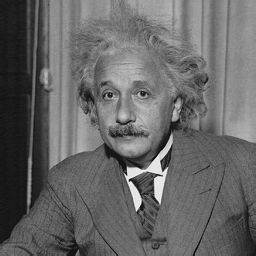
#> input picture sample_image.bmp, 256 x 256 px
$ python imagecompressionlvl3.py
#> lines starting #> are read from the running program, lines starting #| are printed output that depends on the picture; after the words box and inside, x2 and y2 are one past the last pixel; in counts of white or black regions, pixels touching at a corner belong together
import numpy as np
import cv2
import pickle
import os

def get_file_size(file_path):
    """Returns file size in bytes."""
    return os.path.getsize(file_path) if os.path.exists(file_path) else 0

class LZWCompression:
    def __init__(self):
        # For reference; not heavily used in this design approach
        self.dictionary_size = 256
        self.dictionary = {chr(i): i for i in range(self.dictionary_size)}
        self.reverse_dictionary = {i: chr(i) for i in range(self.dictionary_size)}

    def encode(self, data):
        """
        Encode a bytes-like object using LZW, returning a list of integer codes.
        """
        dict_size = 256
        dictionary = {bytes([i]): i for i in range(dict_size)}
        w = b""
        result = []

        for byte in data:
            wk = w + bytes([byte])
            if wk in dictionary:
                w = wk
            else:
                result.append(dictionary[w])
                dictionary[wk] = dict_size
                dict_size += 1
                w = bytes([byte])

        # Output the code for the last w
        if w:
            result.append(dictionary[w])

        return result

    def decode(self, compressed):
        """
        Decode a list of integer codes (from LZW) back to a bytes object.
        """
        dict_size = 256
        dictionary = {i: bytes([i]) for i in range(dict_size)}
        result = []

        # First code
        w = dictionary[compressed[0]]
        result.append(w)
        compressed = compressed[1:]  # consume the first code

        for k in compressed:
            if k in dictionary:
                entry = dictionary[k]
            elif k == dict_size:
                # Special case: "w + w[0]" for the 'KWK' scenario
                entry = w + w[:1]
            else:
                raise ValueError(f"Bad compressed k: {k}")

            result.append(entry)
            # Add w + entry's first byte to the dictionary
            dictionary[dict_size] = w + entry[:1]
            dict_size += 1
            w = entry

        return b"".join(result)

def compute_difference_image(image):
    """
    Compute the difference-encoded image:
      - For col > 0: horizontal difference from the left pixel
      - For row > 0 and col=0: vertical difference from the above pixel
      - diff[0,0] = image[0,0]
    """
    rows, cols = image.shape
    diff_image = np.zeros((rows, cols), dtype=np.int16)

    # First pixel
    diff_image[0, 0] = image[0, 0]

    # First row: horizontal differences
    for j in range(1, cols):
        diff_image[0, j] = image[0, j] - image[0, j - 1]

    # Remaining rows
    for i in range(1, rows):
        # First column: vertical difference
        diff_image[i, 0] = image[i, 0] - image[i - 1, 0]
        # Remaining columns: horizontal difference
        for j in range(1, cols):
            diff_image[i, j] = image[i, j] - image[i, j - 1]

    return diff_image

def restore_original_image(diff_image):
    """
    Reverse the difference-encoding:
      - rec[0,0] = diff[0,0]
      - rec[0,j] = rec[0,j-1] + diff[0,j]
      - rec[i,0] = rec[i-1,0] + diff[i,0]
      - rec[i,j] = rec[i,j-1] + diff[i,j]
    """
    diff = diff_image.astype(np.int16)
    rows, cols = diff.shape
    rec = np.zeros((rows, cols), dtype=np.int16)

    # First pixel
    rec[0, 0] = diff[0, 0]

    # First row
    for j in range(1, cols):
        rec[0, j] = rec[0, j - 1] + diff[0, j]

    # Remaining rows
    for i in range(1, rows):
        # First column in each row
        rec[i, 0] = rec[i - 1, 0] + diff[i, 0]
        # Remaining columns
        for j in range(1, cols):
            rec[i, j] = rec[i, j - 1] + diff[i, j]

    # Clip to [0..255] to ensure valid gray pixel range
    return np.clip(rec, 0, 255).astype(np.uint8)

def save_compressed_file(filename, shape, compressed_data):
    """
    Save (image shape, compressed_data) as a pickle file for easy retrieval.
    """
    with open(filename, 'wb') as f:
        pickle.dump((shape, compressed_data), f)

def load_compressed_file(filename):
    """
    Load (image shape, compressed_data) from a pickle file.
    """
    with open(filename, 'rb') as f:
        shape, compressed_data = pickle.load(f)
    return shape, compressed_data

def compress_image(input_image_path, output_path):
    """
    Compress an image using difference encoding + LZW.
    The shape is stored so we can reconstruct the original size on decompression.
    """
#> called with input_image_path = 'sample_image.bmp', output_path = 'compressed.lzw'
    if not os.path.exists(input_image_path):
        raise FileNotFoundError(f"Error: Image file '{input_image_path}' not found.")

    # Read image in grayscale
    image = cv2.imread(input_image_path, cv2.IMREAD_GRAYSCALE)
#> image is the input picture: shape (256, 256); min 0, max 255, mean 102.8
    if image is None:
        raise FileNotFoundError(f"Error: Unable to read image at {input_image_path}.")

    # Create a difference-encoded version
    diff_image = compute_difference_image(image)
#> in compute_difference_image, `diff_image[0, 0] = image[0, 0]`:
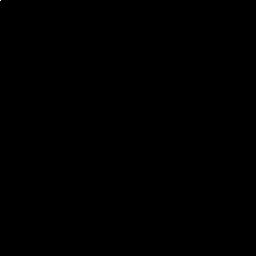
#> diff_image: shape (256, 256) int16; values 0 (black) and 27 (white), 0% white in thin lines or dots, all inside (x1, y1, x2, y2) = (0, 0, 1, 1)
#> after the loop in compute_difference_image, `for j in range(1, cols):`:
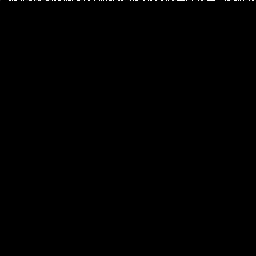
#> diff_image: shape (256, 256) int16; 0.34% of pixels changed, all inside (x1, y1, x2, y2) = (6, 0, 255, 1)
#> after the loop in compute_difference_image, `for i in range(1, rows):`:
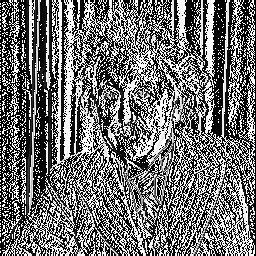
#> diff_image: shape (256, 256) int16; min 0, max 255, mean 113.7

    # Convert the difference image to raw bytes
    diff_bytes = diff_image.tobytes()

    # Compress the difference bytes using LZW
    lzw = LZWCompression()
    compressed_data = lzw.encode(diff_bytes)
#> compressed_data = 33725 items

    # Save the shape + compressed data to file
    save_compressed_file(output_path, image.shape, compressed_data)
    print(f"Image compressed and saved to {output_path}.")

def decompress_image(compressed_file_path, output_image_path):
    """
    Decompress an LZW + difference-encoded file and restore the original image.
    """
#> called with compressed_file_path = 'compressed.lzw', output_image_path = 'sample_image_decompressed.bmp'
    if not os.path.exists(compressed_file_path):
        raise FileNotFoundError(f"Error: Compressed file '{compressed_file_path}' not found.")

    # Load shape + compressed data
    shape, compressed_data = load_compressed_file(compressed_file_path)

    # Decompress the difference bytes
    lzw = LZWCompression()
    diff_bytes = lzw.decode(compressed_data)

    # Convert back to a NumPy array
    diff_image = np.frombuffer(diff_bytes, dtype=np.int16).reshape(shape)

    # Reconstruct the original image
    restored_image = restore_original_image(diff_image)

    # Save the final image
    cv2.imwrite(output_image_path, restored_image)
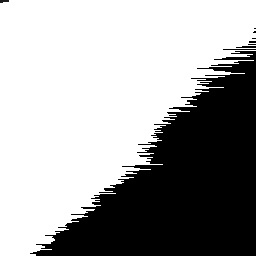
#> saved as sample_image_decompressed.bmp: shape (256, 256); min 0, max 255, mean 162.7
    print(f"Decompressed image saved to {output_image_path}.")

if __name__ == "__main__":
    # Update these paths/names as desired or necessary
    input_image = "sample_image.bmp"
    compressed_file = "compressed.lzw"
    decompressed_image = "sample_image_decompressed.bmp"

    # Compress
    compress_image(input_image, compressed_file)

    # Decompress
    decompress_image(compressed_file, decompressed_image)

    # Display file sizes
    original_size = get_file_size(input_image)
    compressed_size = get_file_size(compressed_file)
    decompressed_size = get_file_size(decompressed_image)

    print("\nCompression Results:")
    print(f"Original Image Size:      {original_size} bytes")
    print(f"Compressed File Size:     {compressed_size} bytes")
    print(f"Decompressed Image Size:  {decompressed_size} bytes")

    if original_size > 0:
        ratio = compressed_size / original_size
        print(f"Compression Ratio:        {ratio:.4f}")
        print(f"Space Savings:            {100 * (1 - ratio):.2f}%")
